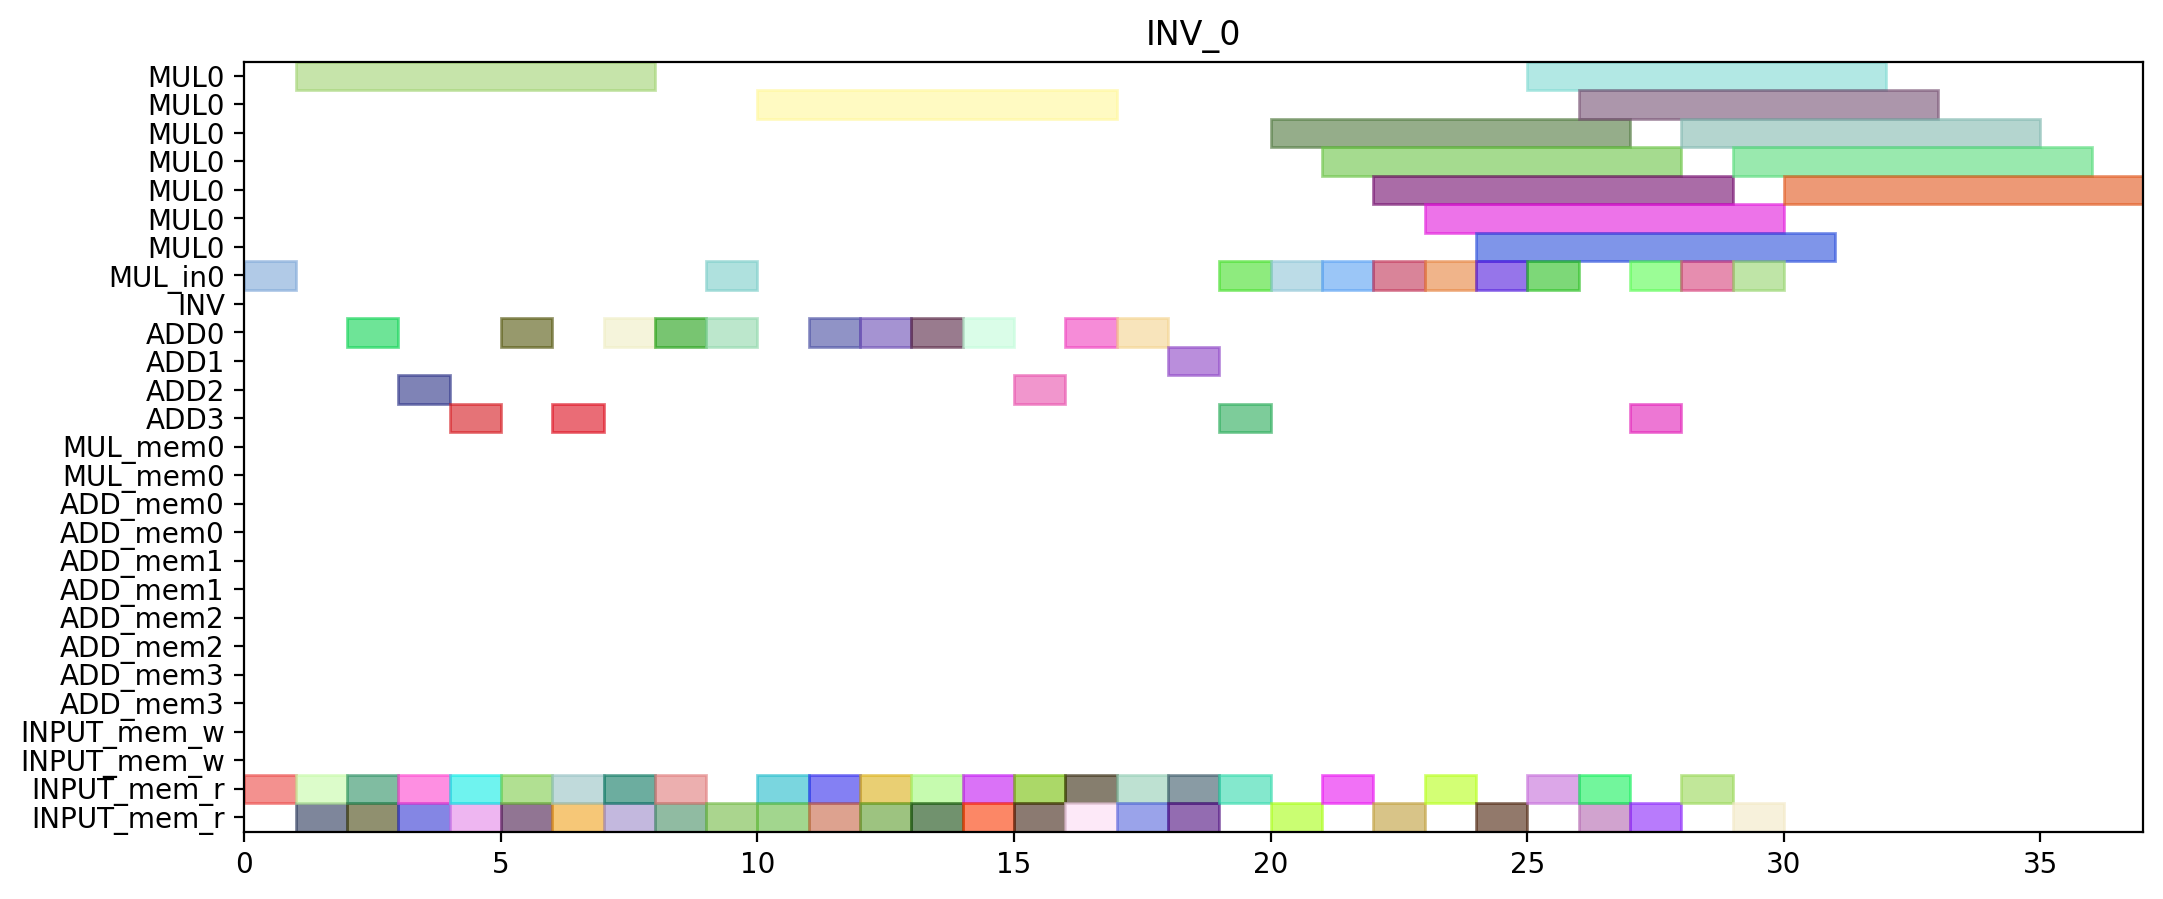

Python code for this plot:
from pyschedule import Scenario, solvers, plotters, alt


def solve():
	horizon = 236
	S = Scenario("INV_0", horizon=horizon)

	# resource
	MUL = S.Resources('MUL', num=1, size=7)
	MUL_in = S.Resources('MUL_in', num=1)
	INV = S.Resource('INV')
	ADD = S.Resources('ADD', num=4, periods=range(1, horizon))
	MUL_mem = S.Resources('MUL_mem', num=1, size=2)
	ADD_mem = S.Resources('ADD_mem', num=4, size=2)
	INPUT_mem_w = S.Resource('INPUT_mem_w', size=2)
	INPUT_mem_r = S.Resource('INPUT_mem_r', size=2)

	# result of previous scheduling

	# new tasks
	c_aa_t0_t0_t0_in = S.Task('c_aa_t0_t0_t0_in', length=1, delay_cost=1)
	c_aa_t0_t0_t0_in += alt(MUL_in)
	c_aa_t0_t0_t0 = S.Task('c_aa_t0_t0_t0', length=7, delay_cost=1)
	c_aa_t0_t0_t0 += alt(MUL)
	S += c_aa_t0_t0_t0>=c_aa_t0_t0_t0_in

	c_aa_t0_t0_t0_mem0 = S.Task('c_aa_t0_t0_t0_mem0', length=1, delay_cost=1)
	c_aa_t0_t0_t0_mem0 += INPUT_mem_r
	S += c_aa_t0_t0_t0_mem0 <= c_aa_t0_t0_t0

	c_aa_t0_t0_t1_in = S.Task('c_aa_t0_t0_t1_in', length=1, delay_cost=1)
	c_aa_t0_t0_t1_in += alt(MUL_in)
	c_aa_t0_t0_t1 = S.Task('c_aa_t0_t0_t1', length=7, delay_cost=1)
	c_aa_t0_t0_t1 += alt(MUL)
	S += c_aa_t0_t0_t1>=c_aa_t0_t0_t1_in

	c_aa_t0_t0_t1_mem0 = S.Task('c_aa_t0_t0_t1_mem0', length=1, delay_cost=1)
	c_aa_t0_t0_t1_mem0 += INPUT_mem_r
	S += c_aa_t0_t0_t1_mem0 <= c_aa_t0_t0_t1

	c_aa_t0_t0_t2 = S.Task('c_aa_t0_t0_t2', length=1, delay_cost=1)
	c_aa_t0_t0_t2 += alt(ADD)

	c_aa_t0_t0_t2_mem0 = S.Task('c_aa_t0_t0_t2_mem0', length=1, delay_cost=1)
	c_aa_t0_t0_t2_mem0 += INPUT_mem_r
	S += c_aa_t0_t0_t2_mem0 <= c_aa_t0_t0_t2

	c_aa_t0_t0_t2_mem1 = S.Task('c_aa_t0_t0_t2_mem1', length=1, delay_cost=1)
	c_aa_t0_t0_t2_mem1 += INPUT_mem_r
	S += c_aa_t0_t0_t2_mem1 <= c_aa_t0_t0_t2

	c_aa_t0_t0_t3 = S.Task('c_aa_t0_t0_t3', length=1, delay_cost=1)
	c_aa_t0_t0_t3 += alt(ADD)

	c_aa_t0_t0_t3_mem0 = S.Task('c_aa_t0_t0_t3_mem0', length=1, delay_cost=1)
	c_aa_t0_t0_t3_mem0 += INPUT_mem_r
	S += c_aa_t0_t0_t3_mem0 <= c_aa_t0_t0_t3

	c_aa_t0_t0_t3_mem1 = S.Task('c_aa_t0_t0_t3_mem1', length=1, delay_cost=1)
	c_aa_t0_t0_t3_mem1 += INPUT_mem_r
	S += c_aa_t0_t0_t3_mem1 <= c_aa_t0_t0_t3

	c_aa_t0_t1_t0_in = S.Task('c_aa_t0_t1_t0_in', length=1, delay_cost=1)
	c_aa_t0_t1_t0_in += alt(MUL_in)
	c_aa_t0_t1_t0 = S.Task('c_aa_t0_t1_t0', length=7, delay_cost=1)
	c_aa_t0_t1_t0 += alt(MUL)
	S += c_aa_t0_t1_t0>=c_aa_t0_t1_t0_in

	c_aa_t0_t1_t0_mem0 = S.Task('c_aa_t0_t1_t0_mem0', length=1, delay_cost=1)
	c_aa_t0_t1_t0_mem0 += INPUT_mem_r
	S += c_aa_t0_t1_t0_mem0 <= c_aa_t0_t1_t0

	c_aa_t0_t1_t1_in = S.Task('c_aa_t0_t1_t1_in', length=1, delay_cost=1)
	c_aa_t0_t1_t1_in += alt(MUL_in)
	c_aa_t0_t1_t1 = S.Task('c_aa_t0_t1_t1', length=7, delay_cost=1)
	c_aa_t0_t1_t1 += alt(MUL)
	S += c_aa_t0_t1_t1>=c_aa_t0_t1_t1_in

	c_aa_t0_t1_t1_mem0 = S.Task('c_aa_t0_t1_t1_mem0', length=1, delay_cost=1)
	c_aa_t0_t1_t1_mem0 += INPUT_mem_r
	S += c_aa_t0_t1_t1_mem0 <= c_aa_t0_t1_t1

	c_aa_t0_t1_t2 = S.Task('c_aa_t0_t1_t2', length=1, delay_cost=1)
	c_aa_t0_t1_t2 += alt(ADD)

	c_aa_t0_t1_t2_mem0 = S.Task('c_aa_t0_t1_t2_mem0', length=1, delay_cost=1)
	c_aa_t0_t1_t2_mem0 += INPUT_mem_r
	S += c_aa_t0_t1_t2_mem0 <= c_aa_t0_t1_t2

	c_aa_t0_t1_t2_mem1 = S.Task('c_aa_t0_t1_t2_mem1', length=1, delay_cost=1)
	c_aa_t0_t1_t2_mem1 += INPUT_mem_r
	S += c_aa_t0_t1_t2_mem1 <= c_aa_t0_t1_t2

	c_aa_t0_t1_t3 = S.Task('c_aa_t0_t1_t3', length=1, delay_cost=1)
	c_aa_t0_t1_t3 += alt(ADD)

	c_aa_t0_t1_t3_mem0 = S.Task('c_aa_t0_t1_t3_mem0', length=1, delay_cost=1)
	c_aa_t0_t1_t3_mem0 += INPUT_mem_r
	S += c_aa_t0_t1_t3_mem0 <= c_aa_t0_t1_t3

	c_aa_t0_t1_t3_mem1 = S.Task('c_aa_t0_t1_t3_mem1', length=1, delay_cost=1)
	c_aa_t0_t1_t3_mem1 += INPUT_mem_r
	S += c_aa_t0_t1_t3_mem1 <= c_aa_t0_t1_t3

	c_aa_t0_t20 = S.Task('c_aa_t0_t20', length=1, delay_cost=1)
	c_aa_t0_t20 += alt(ADD)

	c_aa_t0_t20_mem0 = S.Task('c_aa_t0_t20_mem0', length=1, delay_cost=1)
	c_aa_t0_t20_mem0 += INPUT_mem_r
	S += c_aa_t0_t20_mem0 <= c_aa_t0_t20

	c_aa_t0_t20_mem1 = S.Task('c_aa_t0_t20_mem1', length=1, delay_cost=1)
	c_aa_t0_t20_mem1 += INPUT_mem_r
	S += c_aa_t0_t20_mem1 <= c_aa_t0_t20

	c_aa_t0_t21 = S.Task('c_aa_t0_t21', length=1, delay_cost=1)
	c_aa_t0_t21 += alt(ADD)

	c_aa_t0_t21_mem0 = S.Task('c_aa_t0_t21_mem0', length=1, delay_cost=1)
	c_aa_t0_t21_mem0 += INPUT_mem_r
	S += c_aa_t0_t21_mem0 <= c_aa_t0_t21

	c_aa_t0_t21_mem1 = S.Task('c_aa_t0_t21_mem1', length=1, delay_cost=1)
	c_aa_t0_t21_mem1 += INPUT_mem_r
	S += c_aa_t0_t21_mem1 <= c_aa_t0_t21

	c_aa_t0_t30 = S.Task('c_aa_t0_t30', length=1, delay_cost=1)
	c_aa_t0_t30 += alt(ADD)

	c_aa_t0_t30_mem0 = S.Task('c_aa_t0_t30_mem0', length=1, delay_cost=1)
	c_aa_t0_t30_mem0 += INPUT_mem_r
	S += c_aa_t0_t30_mem0 <= c_aa_t0_t30

	c_aa_t0_t30_mem1 = S.Task('c_aa_t0_t30_mem1', length=1, delay_cost=1)
	c_aa_t0_t30_mem1 += INPUT_mem_r
	S += c_aa_t0_t30_mem1 <= c_aa_t0_t30

	c_aa_t0_t31 = S.Task('c_aa_t0_t31', length=1, delay_cost=1)
	c_aa_t0_t31 += alt(ADD)

	c_aa_t0_t31_mem0 = S.Task('c_aa_t0_t31_mem0', length=1, delay_cost=1)
	c_aa_t0_t31_mem0 += INPUT_mem_r
	S += c_aa_t0_t31_mem0 <= c_aa_t0_t31

	c_aa_t0_t31_mem1 = S.Task('c_aa_t0_t31_mem1', length=1, delay_cost=1)
	c_aa_t0_t31_mem1 += INPUT_mem_r
	S += c_aa_t0_t31_mem1 <= c_aa_t0_t31

	c_aa_t1_t0_t0_in = S.Task('c_aa_t1_t0_t0_in', length=1, delay_cost=1)
	c_aa_t1_t0_t0_in += alt(MUL_in)
	c_aa_t1_t0_t0 = S.Task('c_aa_t1_t0_t0', length=7, delay_cost=1)
	c_aa_t1_t0_t0 += alt(MUL)
	S += c_aa_t1_t0_t0>=c_aa_t1_t0_t0_in

	c_aa_t1_t0_t0_mem0 = S.Task('c_aa_t1_t0_t0_mem0', length=1, delay_cost=1)
	c_aa_t1_t0_t0_mem0 += INPUT_mem_r
	S += c_aa_t1_t0_t0_mem0 <= c_aa_t1_t0_t0

	c_aa_t1_t0_t1_in = S.Task('c_aa_t1_t0_t1_in', length=1, delay_cost=1)
	c_aa_t1_t0_t1_in += alt(MUL_in)
	c_aa_t1_t0_t1 = S.Task('c_aa_t1_t0_t1', length=7, delay_cost=1)
	c_aa_t1_t0_t1 += alt(MUL)
	S += c_aa_t1_t0_t1>=c_aa_t1_t0_t1_in

	c_aa_t1_t0_t1_mem0 = S.Task('c_aa_t1_t0_t1_mem0', length=1, delay_cost=1)
	c_aa_t1_t0_t1_mem0 += INPUT_mem_r
	S += c_aa_t1_t0_t1_mem0 <= c_aa_t1_t0_t1

	c_aa_t1_t0_t2 = S.Task('c_aa_t1_t0_t2', length=1, delay_cost=1)
	c_aa_t1_t0_t2 += alt(ADD)

	c_aa_t1_t0_t2_mem0 = S.Task('c_aa_t1_t0_t2_mem0', length=1, delay_cost=1)
	c_aa_t1_t0_t2_mem0 += INPUT_mem_r
	S += c_aa_t1_t0_t2_mem0 <= c_aa_t1_t0_t2

	c_aa_t1_t0_t2_mem1 = S.Task('c_aa_t1_t0_t2_mem1', length=1, delay_cost=1)
	c_aa_t1_t0_t2_mem1 += INPUT_mem_r
	S += c_aa_t1_t0_t2_mem1 <= c_aa_t1_t0_t2

	c_aa_t1_t0_t3 = S.Task('c_aa_t1_t0_t3', length=1, delay_cost=1)
	c_aa_t1_t0_t3 += alt(ADD)

	c_aa_t1_t0_t3_mem0 = S.Task('c_aa_t1_t0_t3_mem0', length=1, delay_cost=1)
	c_aa_t1_t0_t3_mem0 += INPUT_mem_r
	S += c_aa_t1_t0_t3_mem0 <= c_aa_t1_t0_t3

	c_aa_t1_t0_t3_mem1 = S.Task('c_aa_t1_t0_t3_mem1', length=1, delay_cost=1)
	c_aa_t1_t0_t3_mem1 += INPUT_mem_r
	S += c_aa_t1_t0_t3_mem1 <= c_aa_t1_t0_t3

	c_aa_t1_t1_t0_in = S.Task('c_aa_t1_t1_t0_in', length=1, delay_cost=1)
	c_aa_t1_t1_t0_in += alt(MUL_in)
	c_aa_t1_t1_t0 = S.Task('c_aa_t1_t1_t0', length=7, delay_cost=1)
	c_aa_t1_t1_t0 += alt(MUL)
	S += c_aa_t1_t1_t0>=c_aa_t1_t1_t0_in

	c_aa_t1_t1_t0_mem0 = S.Task('c_aa_t1_t1_t0_mem0', length=1, delay_cost=1)
	c_aa_t1_t1_t0_mem0 += INPUT_mem_r
	S += c_aa_t1_t1_t0_mem0 <= c_aa_t1_t1_t0

	c_aa_t1_t1_t1_in = S.Task('c_aa_t1_t1_t1_in', length=1, delay_cost=1)
	c_aa_t1_t1_t1_in += alt(MUL_in)
	c_aa_t1_t1_t1 = S.Task('c_aa_t1_t1_t1', length=7, delay_cost=1)
	c_aa_t1_t1_t1 += alt(MUL)
	S += c_aa_t1_t1_t1>=c_aa_t1_t1_t1_in

	c_aa_t1_t1_t1_mem0 = S.Task('c_aa_t1_t1_t1_mem0', length=1, delay_cost=1)
	c_aa_t1_t1_t1_mem0 += INPUT_mem_r
	S += c_aa_t1_t1_t1_mem0 <= c_aa_t1_t1_t1

	c_aa_t1_t1_t2 = S.Task('c_aa_t1_t1_t2', length=1, delay_cost=1)
	c_aa_t1_t1_t2 += alt(ADD)

	c_aa_t1_t1_t2_mem0 = S.Task('c_aa_t1_t1_t2_mem0', length=1, delay_cost=1)
	c_aa_t1_t1_t2_mem0 += INPUT_mem_r
	S += c_aa_t1_t1_t2_mem0 <= c_aa_t1_t1_t2

	c_aa_t1_t1_t2_mem1 = S.Task('c_aa_t1_t1_t2_mem1', length=1, delay_cost=1)
	c_aa_t1_t1_t2_mem1 += INPUT_mem_r
	S += c_aa_t1_t1_t2_mem1 <= c_aa_t1_t1_t2

	c_aa_t1_t1_t3 = S.Task('c_aa_t1_t1_t3', length=1, delay_cost=1)
	c_aa_t1_t1_t3 += alt(ADD)

	c_aa_t1_t1_t3_mem0 = S.Task('c_aa_t1_t1_t3_mem0', length=1, delay_cost=1)
	c_aa_t1_t1_t3_mem0 += INPUT_mem_r
	S += c_aa_t1_t1_t3_mem0 <= c_aa_t1_t1_t3

	c_aa_t1_t1_t3_mem1 = S.Task('c_aa_t1_t1_t3_mem1', length=1, delay_cost=1)
	c_aa_t1_t1_t3_mem1 += INPUT_mem_r
	S += c_aa_t1_t1_t3_mem1 <= c_aa_t1_t1_t3

	c_aa_t1_t20 = S.Task('c_aa_t1_t20', length=1, delay_cost=1)
	c_aa_t1_t20 += alt(ADD)

	c_aa_t1_t20_mem0 = S.Task('c_aa_t1_t20_mem0', length=1, delay_cost=1)
	c_aa_t1_t20_mem0 += INPUT_mem_r
	S += c_aa_t1_t20_mem0 <= c_aa_t1_t20

	c_aa_t1_t20_mem1 = S.Task('c_aa_t1_t20_mem1', length=1, delay_cost=1)
	c_aa_t1_t20_mem1 += INPUT_mem_r
	S += c_aa_t1_t20_mem1 <= c_aa_t1_t20

	c_aa_t1_t21 = S.Task('c_aa_t1_t21', length=1, delay_cost=1)
	c_aa_t1_t21 += alt(ADD)

	c_aa_t1_t21_mem0 = S.Task('c_aa_t1_t21_mem0', length=1, delay_cost=1)
	c_aa_t1_t21_mem0 += INPUT_mem_r
	S += c_aa_t1_t21_mem0 <= c_aa_t1_t21

	c_aa_t1_t21_mem1 = S.Task('c_aa_t1_t21_mem1', length=1, delay_cost=1)
	c_aa_t1_t21_mem1 += INPUT_mem_r
	S += c_aa_t1_t21_mem1 <= c_aa_t1_t21

	c_aa_t1_t30 = S.Task('c_aa_t1_t30', length=1, delay_cost=1)
	c_aa_t1_t30 += alt(ADD)

	c_aa_t1_t30_mem0 = S.Task('c_aa_t1_t30_mem0', length=1, delay_cost=1)
	c_aa_t1_t30_mem0 += INPUT_mem_r
	S += c_aa_t1_t30_mem0 <= c_aa_t1_t30

	c_aa_t1_t30_mem1 = S.Task('c_aa_t1_t30_mem1', length=1, delay_cost=1)
	c_aa_t1_t30_mem1 += INPUT_mem_r
	S += c_aa_t1_t30_mem1 <= c_aa_t1_t30

	c_aa_t1_t31 = S.Task('c_aa_t1_t31', length=1, delay_cost=1)
	c_aa_t1_t31 += alt(ADD)

	c_aa_t1_t31_mem0 = S.Task('c_aa_t1_t31_mem0', length=1, delay_cost=1)
	c_aa_t1_t31_mem0 += INPUT_mem_r
	S += c_aa_t1_t31_mem0 <= c_aa_t1_t31

	c_aa_t1_t31_mem1 = S.Task('c_aa_t1_t31_mem1', length=1, delay_cost=1)
	c_aa_t1_t31_mem1 += INPUT_mem_r
	S += c_aa_t1_t31_mem1 <= c_aa_t1_t31

	c_aa_t2_t0_t0_in = S.Task('c_aa_t2_t0_t0_in', length=1, delay_cost=1)
	c_aa_t2_t0_t0_in += alt(MUL_in)
	c_aa_t2_t0_t0 = S.Task('c_aa_t2_t0_t0', length=7, delay_cost=1)
	c_aa_t2_t0_t0 += alt(MUL)
	S += c_aa_t2_t0_t0>=c_aa_t2_t0_t0_in

	c_aa_t2_t0_t0_mem0 = S.Task('c_aa_t2_t0_t0_mem0', length=1, delay_cost=1)
	c_aa_t2_t0_t0_mem0 += INPUT_mem_r
	S += c_aa_t2_t0_t0_mem0 <= c_aa_t2_t0_t0

	c_aa_t2_t0_t1_in = S.Task('c_aa_t2_t0_t1_in', length=1, delay_cost=1)
	c_aa_t2_t0_t1_in += alt(MUL_in)
	c_aa_t2_t0_t1 = S.Task('c_aa_t2_t0_t1', length=7, delay_cost=1)
	c_aa_t2_t0_t1 += alt(MUL)
	S += c_aa_t2_t0_t1>=c_aa_t2_t0_t1_in

	c_aa_t2_t0_t1_mem0 = S.Task('c_aa_t2_t0_t1_mem0', length=1, delay_cost=1)
	c_aa_t2_t0_t1_mem0 += INPUT_mem_r
	S += c_aa_t2_t0_t1_mem0 <= c_aa_t2_t0_t1

	c_aa_t2_t0_t2 = S.Task('c_aa_t2_t0_t2', length=1, delay_cost=1)
	c_aa_t2_t0_t2 += alt(ADD)

	c_aa_t2_t0_t2_mem0 = S.Task('c_aa_t2_t0_t2_mem0', length=1, delay_cost=1)
	c_aa_t2_t0_t2_mem0 += INPUT_mem_r
	S += c_aa_t2_t0_t2_mem0 <= c_aa_t2_t0_t2

	c_aa_t2_t0_t2_mem1 = S.Task('c_aa_t2_t0_t2_mem1', length=1, delay_cost=1)
	c_aa_t2_t0_t2_mem1 += INPUT_mem_r
	S += c_aa_t2_t0_t2_mem1 <= c_aa_t2_t0_t2

	c_aa_t2_t0_t3 = S.Task('c_aa_t2_t0_t3', length=1, delay_cost=1)
	c_aa_t2_t0_t3 += alt(ADD)

	c_aa_t2_t0_t3_mem0 = S.Task('c_aa_t2_t0_t3_mem0', length=1, delay_cost=1)
	c_aa_t2_t0_t3_mem0 += INPUT_mem_r
	S += c_aa_t2_t0_t3_mem0 <= c_aa_t2_t0_t3

	c_aa_t2_t0_t3_mem1 = S.Task('c_aa_t2_t0_t3_mem1', length=1, delay_cost=1)
	c_aa_t2_t0_t3_mem1 += INPUT_mem_r
	S += c_aa_t2_t0_t3_mem1 <= c_aa_t2_t0_t3

	c_aa_t2_t1_t0_in = S.Task('c_aa_t2_t1_t0_in', length=1, delay_cost=1)
	c_aa_t2_t1_t0_in += alt(MUL_in)
	c_aa_t2_t1_t0 = S.Task('c_aa_t2_t1_t0', length=7, delay_cost=1)
	c_aa_t2_t1_t0 += alt(MUL)
	S += c_aa_t2_t1_t0>=c_aa_t2_t1_t0_in

	c_aa_t2_t1_t0_mem0 = S.Task('c_aa_t2_t1_t0_mem0', length=1, delay_cost=1)
	c_aa_t2_t1_t0_mem0 += INPUT_mem_r
	S += c_aa_t2_t1_t0_mem0 <= c_aa_t2_t1_t0

	c_aa_t2_t1_t1_in = S.Task('c_aa_t2_t1_t1_in', length=1, delay_cost=1)
	c_aa_t2_t1_t1_in += alt(MUL_in)
	c_aa_t2_t1_t1 = S.Task('c_aa_t2_t1_t1', length=7, delay_cost=1)
	c_aa_t2_t1_t1 += alt(MUL)
	S += c_aa_t2_t1_t1>=c_aa_t2_t1_t1_in

	c_aa_t2_t1_t1_mem0 = S.Task('c_aa_t2_t1_t1_mem0', length=1, delay_cost=1)
	c_aa_t2_t1_t1_mem0 += INPUT_mem_r
	S += c_aa_t2_t1_t1_mem0 <= c_aa_t2_t1_t1

	solvers.mip.solve(S,msg=1,kind='CPLEX',ratio_gap=1.01)

	solution = [['hoge']*len(S.solution()[1]) for i in range(len(S.solution()))]
	for i in range(len(S.solution())):
		for j in range(len(S.solution()[i])):
			solution[i][j]=str(S.solution()[i][j])
	print(solution)

	cycles = int(solution[-1][3])

	pic_file_name = "/mnt/rose/usr1/fukuda/pairing_automation_design2/bls24-559/scheduling/INV_mul1_add4/INV_0.png"
	if(S.solution() != []):
		plotters.matplotlib.plot(S,img_filename=pic_file_name, vertical_text=True, fig_size=(cycles*0.25+3, 5), show_task_labels=False)

	return solution
